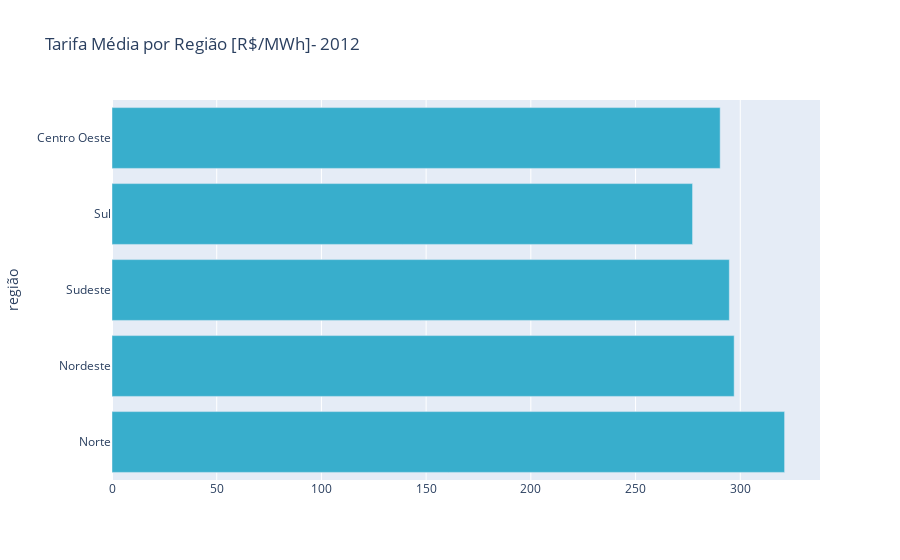

Notebook source saved alongside this figure:
### Code cell
# Bibliotecas
import xlrd 
import dash_core_components as dcc
import plotly.graph_objects as go
import dash
import pandas as pd
import re
import dash_html_components as html
import plotly.express as px
import plotly.offline as py
import plotly.graph_objs as go
from dash.dependencies import Input, Output
from plotly.subplots import make_subplots


# ------- Lendo dados do arquivo
df = xlrd.open_workbook('202.xls')            # Acessa o arquivo 
tabela = df.sheet_by_name('Tabela 2.14')      # Lê a tabela 

# ------- Extraindo dados do arquivo
dados = []                                    # Declarando uma matriz 
coluna = []
for i in range(8):                            # Total de anos que serão codados (0 a 8)                      
    j = i + 1                                 # Variável que receberá os valores da coluna
    coluna = tabela.col_values(j)             # col_values recebe os valores das tabelas e vai colocar na coluna
    dados.append(coluna[10:15])               # Adiciona os valores da coluna e transforma em um dado 

# ------- Extraindo dados do arquivo
dados = []                                    # Declarando uma matriz 
coluna = []
for i in range(8):                            # Total de anos que serão codados (0 a 8)                      
    j = i + 1                                 # Variável que receberá os valores da coluna
    coluna = tabela.col_values(j)             # col_values recebe os valores das tabelas e vai colocar na coluna
    dados.append(coluna[10:15])               # Adiciona os valores da coluna e transforma em um dado 
#print(dados)
# ----------------------- Laço for dos anos
x = int(input())                                                  
h = 0                                               # Variável vazia para coluna
m = 0                                               # Variável vazia para linha 
tabela = [[1 for i in range(2)] for i in range(5)]  # Matriz 5 x 2 
for q in range(5):                                  # q armazena as regiões que o range vai rodar 5x                              
    for l in range(1):                             # Formando uma Matriz 5x2 
        tabela[h][0] = dados[0][q]                   
        tabela[h][1] = dados[x][q]                 
        h += 1
        m += 1

#print(tabela)
anos = []      
for dado in tabela:                              # Procurar o dado em uma tabela
    anos.append(dado[1])                         # Adiciona os valores dos dados aos anos 
valor = []
for dado in tabela:
    valor.append(dado[0])
#print(anos)
#print(valor)

# -----------Gráfico
z = 2011 + x                                    # 2011 + (0-8) dos anos desejados 
barra = go.Bar(x= anos,                         # eixo x, em anos
               y= valor,                        # eixo y, região
               orientation='h',                 # gráfico na horizontal
               name='Tarifa Média [R$/MWh]',    # Nome dos gráficos
               marker={'color': '#38AECC'})     # Cor dos gráficos   
 
config = go.Layout(title='Tarifa Média por Região [R$/MWh]- {}'.format(z), # Título do gráfico 
                   yaxis={'title': 'região'},                              # Título do eixo y 
                   xaxis={'title': ''})                                    # Título do eixo x
trace = [barra]                                                     # Variável que armazena o tipo de gráfico
fig = go.Figure(data=trace, layout=config)                                  # Transforma em fig as informações
 
py.iplot(fig)                                                          # Visualiza o gráfico

### Figure 1 — Plotly figure (JSON) as saved in the notebook; plotly's stock layout.template omitted (floating-point values rounded to 4 significant figures)
{"data": [{"marker": {"color": "#38AECC"}, "name": "Tarifa Média [R$/MWh]", "orientation": "h", "type": "bar", "x": [321.2, 297.1, 294.8, 277.2, 290.4], "y": ["Norte", "Nordeste", "Sudeste", "Sul", "Centro Oeste"]}], "layout": {"title": {"text": "Tarifa Média por Região [R$/MWh]- 2012"}, "xaxis": {"title": {"text": ""}}, "yaxis": {"title": {"text": "região"}}}}
